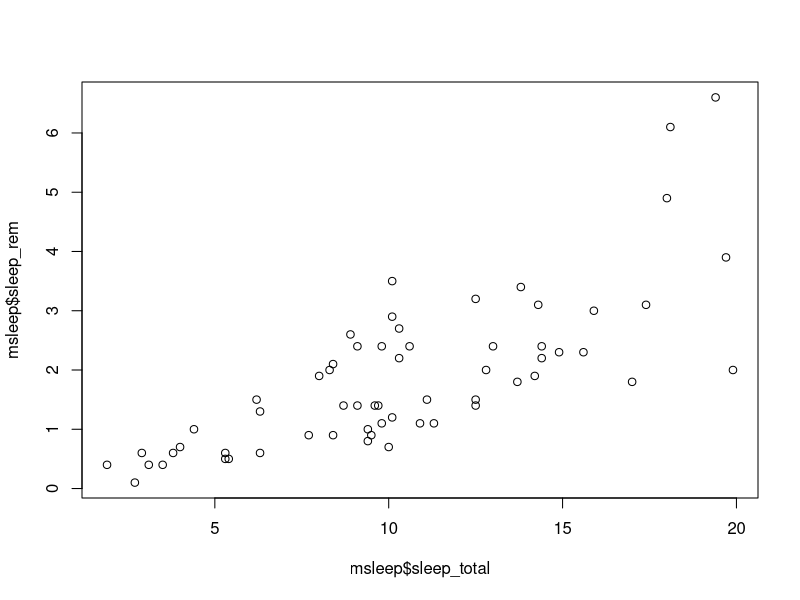
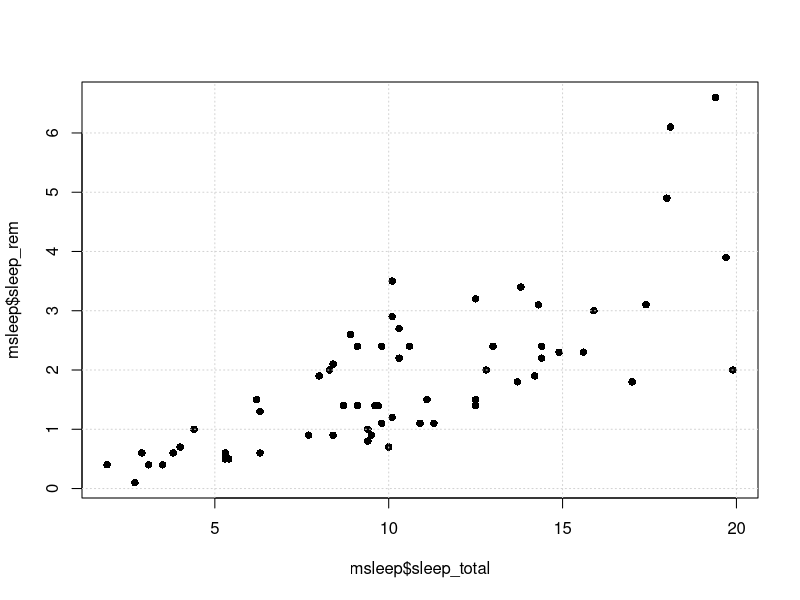
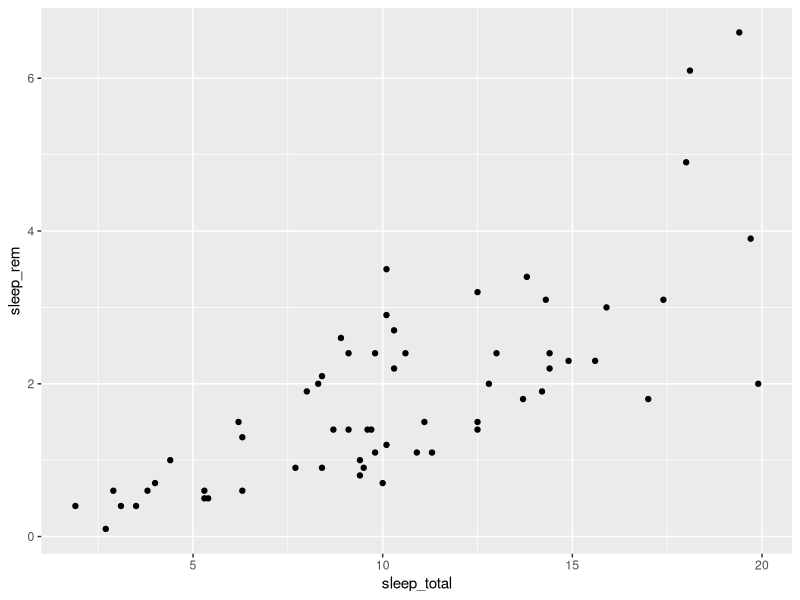
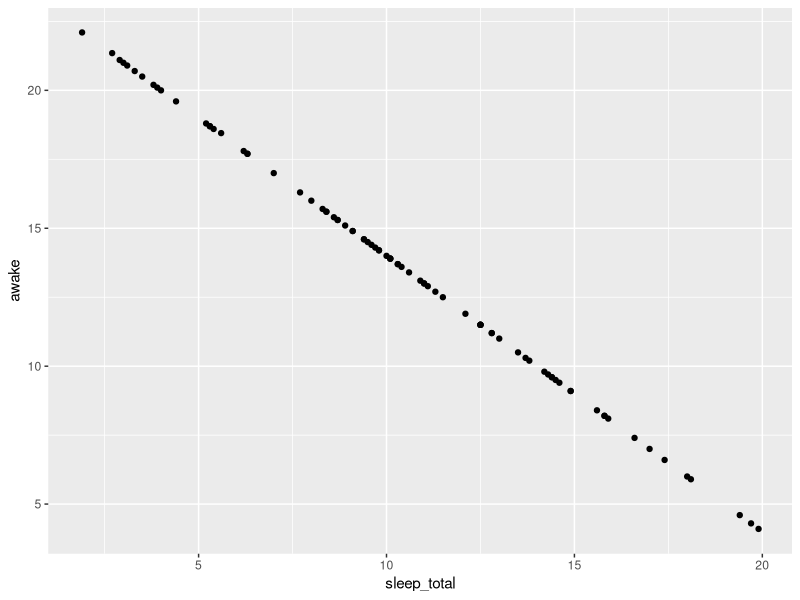
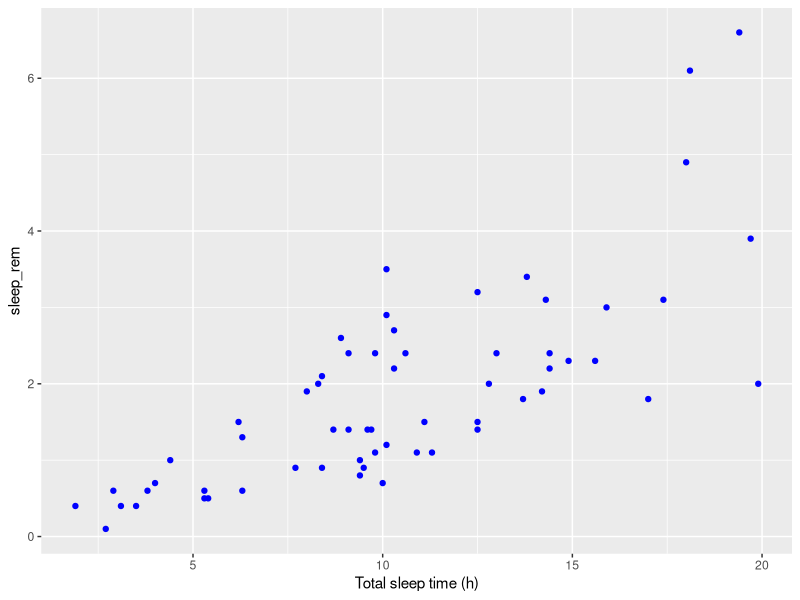
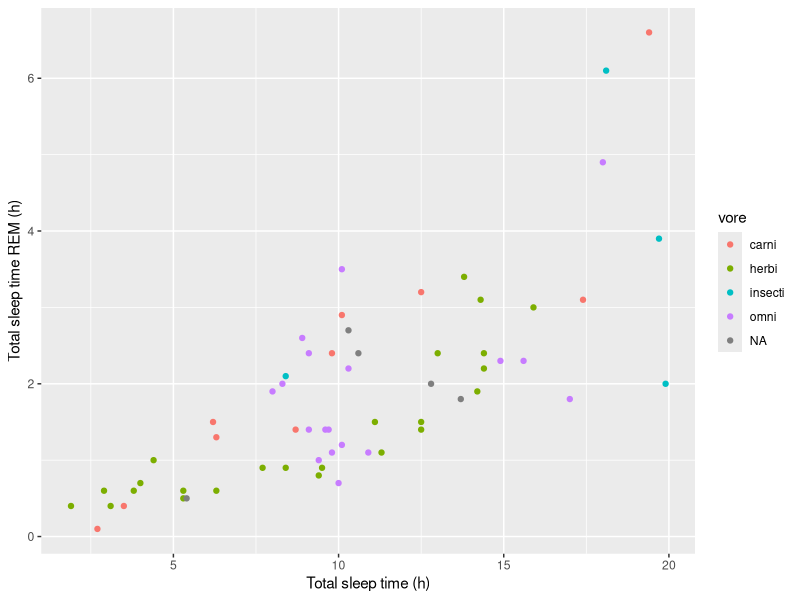
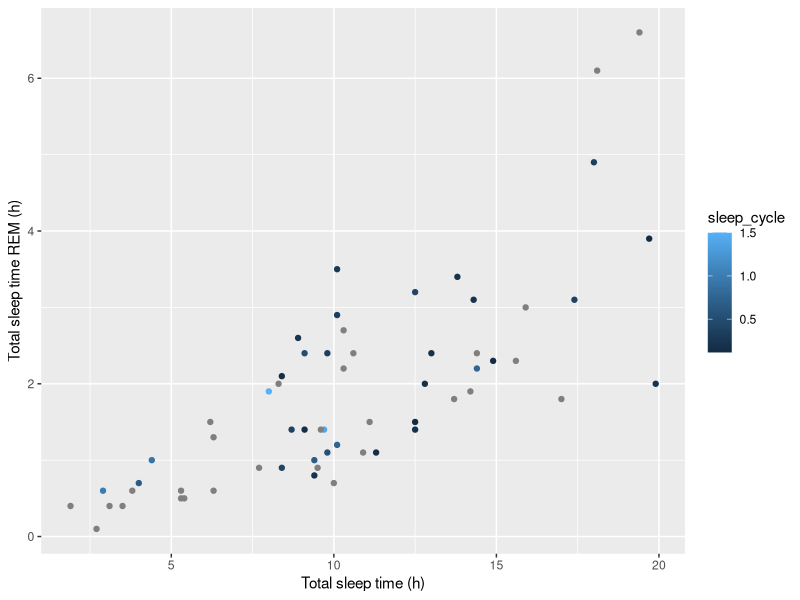
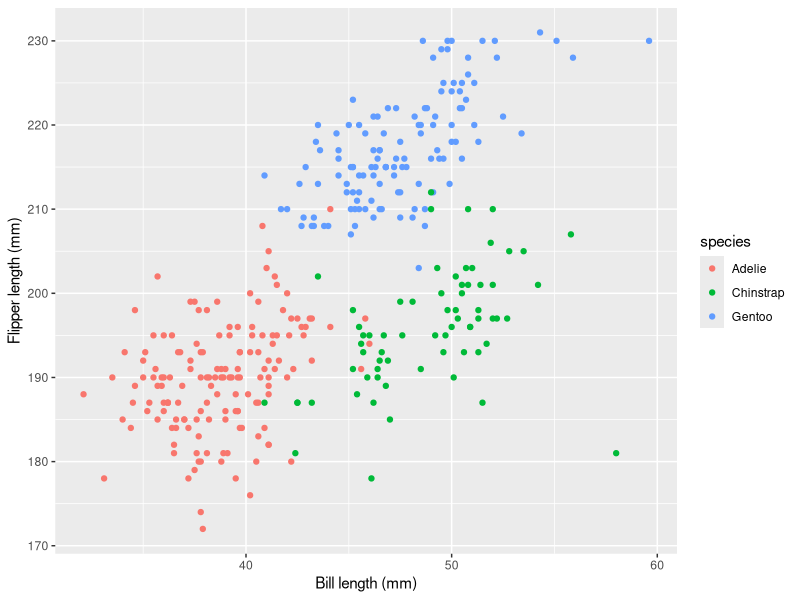

These charts were generated, in order, by the following R code:
## ---- chunk 1
knitr::opts_chunk$set(echo = TRUE)
## ---- chunk 2
age <- c(10, 28, 48, 47, 71, 22, 80, 48, 30, 31)
age

age_months <- age * 12
age_months
## ---- chunk 3
purchase <- c(14, 20, 59, 2, 12, 22, 160, 34, 34, 29)
purchase
## ---- chunk 4
bookstore <- data.frame(age, purchase)
bookstore
## ---- chunk 5
x <- 4
x
## ---- chunk 6
names <- c("foo", "mola", "nandia", "fefe", "ogogo")
heights <- c(177, 220, 190, 168, 201)
weights <- c(88, 110, 95, 60, 90)

people1 <- data.frame(names, heights, weights)
people1
## ---- chunk 7
mean(age)
mean(bookstore$age)
## ---- chunk 8
cor(bookstore$age, bookstore$purchase)
## ---- chunk 9
cor(age, purchase, method = "spearman")
## ---- chunk 10
mean(people1$heights)

cor(people1$heights, people1$weights, method = "spearman")
## ---- chunk 11
length(people1$heights)

sort(people1$weights, decreasing = TRUE)
## ---- chunk 12
exp(1)

sin(people1$weights)

sum(people1$weights)

factorial(4)

choose(4,2)
## ---- chunk 13
sqrt(pi)

exp(2)*log(4)
## ---- chunk 14
install.packages("ggplot2")

library(ggplot2)
## ---- chunk 15
install.packages("palmerpenguins")

library(palmerpenguins)
## ---- chunk 16
msleep
## ---- chunk 17
View(msleep)
## ---- chunk 18
str(msleep)
## ---- chunk 19
summary(msleep)
## ---- chunk 20
msleep <- data.frame(msleep)
## ---- chunk 21

mean(msleep$sleep_total)      # Mean
median(msleep$sleep_total)    # Median
max(msleep$sleep_total)       # Max
min(msleep$sleep_total)       # Min
sd(msleep$sleep_total)        # Standard deviation
var(msleep$sleep_total)       # Variance
quantile(msleep$sleep_total)  # Various quantiles

## ---- chunk 22
sum(msleep$sleep_total > 8)   # Frequency (count)
mean(msleep$sleep_total > 8)  # Relative frequency (proportion)
## ---- chunk 23
mean(msleep$sleep_rem, na.rm = TRUE)
## ---- chunk 24
cor(msleep$sleep_total, msleep$sleep_rem)
## ---- chunk 25
cor(msleep$sleep_total, msleep$sleep_rem, use = "complete.obs")  # <- use complete obsevations only
## ---- chunk 26
table(msleep$vore)
## ---- chunk 27
round(proportions(table(msleep$vore)),3)
## ---- chunk 28
# Counts:
table(msleep$vore, msleep$conservation)

# Proportions, per row:
proportions(table(msleep$vore, msleep$conservation), margin = 1)

# Proportions, per column:
proportions(table(msleep$vore, msleep$conservation), margin = 2)

# Proportions, out of total:
proportions(table(msleep$vore, msleep$conservation))
## ---- chunk 29

plot(msleep$sleep_total, msleep$sleep_rem)

plot(msleep$sleep_total, msleep$sleep_rem, pch = 16)
grid()

## ---- chunk 30
ggplot(msleep, aes(x = sleep_total, y = sleep_rem)) + 
  geom_point()
## ---- chunk 31
ggplot(msleep, aes(sleep_total, awake)) +
      geom_point()
## ---- chunk 32
ggplot(msleep, aes(sleep_total, sleep_rem)) +
      #geom_point() +
      geom_point(colour = "blue") +
      labs(x = "Total sleep time (h)")
## ---- chunk 33
ggplot(msleep, aes(sleep_total, sleep_rem, colour = vore)) +
      geom_point() +
      labs(x = "Total sleep time (h)", y = "Total sleep time REM (h)")
## ---- chunk 34
ggplot(msleep, aes(sleep_total, sleep_rem, colour = sleep_cycle)) +
      geom_point() +
      labs(x = "Total sleep time (h)", y = "Total sleep time REM (h)")
## ---- chunk 35
ggplot(penguins, aes(x = bill_length_mm, y = flipper_length_mm, colour = species)) +
      geom_point() +
      labs(x = "Bill length (mm)", y = "Flipper length (mm)")
## ---- chunk 36
ggplot(penguins, aes(x = bill_length_mm, y = flipper_length_mm, colour = species)) +
      geom_point(alpha=0.5) +
      labs(x = "Bill length (mm)", y = "Flipper length (mm)")
## ---- chunk 37
ggplot(penguins, aes(x = bill_length_mm, y = flipper_length_mm, colour = species, shape = island)) +
      geom_point(alpha=0.9) +
      labs(x = "Bill length (mm)", y = "Flipper length (mm)")
## ---- chunk 38

ggplot(penguins, aes(x = bill_length_mm, y = flipper_length_mm, colour = species, shape = island, size = body_mass_g)) +
      geom_point(alpha=0.9) +
      labs(x = "Bill length (mm)", y = "Flipper length (mm)")
## ---- chunk 39
ggplot(msleep, aes(brainwt, sleep_total, colour = vore)) + 
      geom_point() +
      labs(x = "Brain weight", y = "Total sleep time")
## ---- chunk 40
ggplot(msleep, aes(brainwt, sleep_total, colour = vore)) + 
      geom_point() +
      labs(x = "Brain weight", y = "Total sleep time") +
      xlim(0, 1)
## ---- chunk 41
ggplot(msleep, aes(log(brainwt), sleep_total, colour = vore)) + 
      geom_point() +
      labs(x = "log(Brain weight)", y = "Total sleep time")
## ---- chunk 42
ggplot(msleep, aes(brainwt, sleep_total, colour = vore)) + 
      geom_point() +
      labs(x = "Brain weight (logarithmic scale)", y = "Total sleep time") +
      scale_x_log10()
## ---- chunk 43

options(scipen = 1000)

ggplot(msleep, aes(brainwt, sleep_total, colour = vore)) + 
      geom_point() +
      labs(x = "Brain weight (logarithmic scale)", y = "Total sleep time") +
      scale_x_log10()
## ---- chunk 44

options(scipen = 1000)

ggplot(msleep, aes(bodywt, brainwt, colour = sleep_total)) + 
      geom_point() +
      labs(x = "Brain weight (logarithmic scale)", y = "Body weight (logarithmic scale)") +
      scale_x_log10() +
      scale_y_log10()
## ---- chunk 45
ggplot(msleep, aes(brainwt, sleep_total)) +   # no colour = vore here
      geom_point() +
      labs(x = "Brain weight (logarithmic scale)", y = "Total sleep time") +
      scale_x_log10() +
      facet_wrap(~ vore)                      # but fact_wrap
## ---- chunk 46
ggplot(penguins, aes(bill_length_mm, flipper_length_mm)) +   # no colour = vore here
      geom_point() +
      labs(x = "Bill length", y = "Flipper length time") +
      ##scale_x_log10() +
      facet_wrap(~ species)                                  # but fact_wrap
## ---- chunk 47
ggplot(penguins, aes(bill_length_mm, flipper_length_mm)) +   # no colour = vore here
      geom_point() +
      labs(x = "Bill length", y = "Flipper length") +
      ##scale_x_log10() +
      facet_wrap(~ species, nrow=2)                          # but fact_wrap
## ---- chunk 48
boxplot(sleep_total ~ vore, data = msleep)
## ---- chunk 49
ggplot(msleep, aes(vore, sleep_total)) +
      geom_boxplot()
## ---- chunk 50
ggplot(penguins, aes(species, bill_length_mm)) +
      geom_boxplot()
## ---- chunk 51
ggplot(penguins, aes(species, bill_length_mm)) +
      geom_boxplot(colour = "brown", fill = "lightblue")
## ---- chunk 52
ggplot(penguins, aes(species, bill_length_mm)) +
      geom_boxplot(colour = "brown", fill = "lightgreen") +
      geom_jitter(size = 0.75, alpha = 0.75, height = 0.5)
